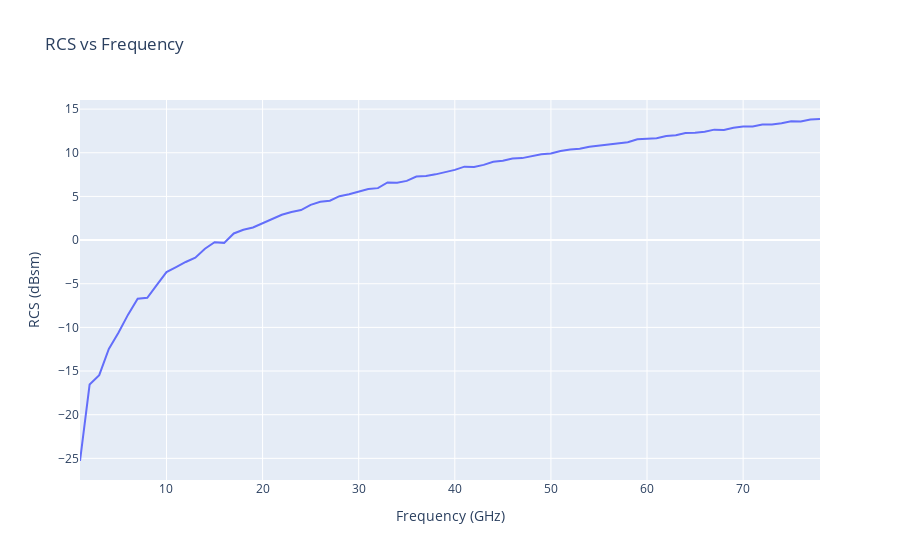

Here is the notebook cell this chart was saved with:
### Markdown cell above
_Plot RCS vs frequency_

### Code cell
fig = go.Figure()

fig.add_trace(go.Scatter(x=freq/1e9, y=rcs))

fig.update_layout(
    title='RCS vs Frequency',
    yaxis=dict(title='RCS (dBsm)'),
    xaxis=dict(title='Frequency (GHz)', dtick=10),
)

fig.show()

### Figure 1 — Plotly figure (JSON) as saved in the notebook; plotly's stock layout.template omitted (floating-point values rounded to 4 significant figures)
{"data": [{"type": "scatter", "x": [1, 2, 3, 4, 5, 6, 7, 8, 9, 10, 11, 12, 13, 14, 15, 16, 17, 18, 19, 20, 21, 22, 23, 24, 25, 26, 27, 28, 29, 30, 31, 32, 33, 34, 35, 36, 37, 38, 39, 40, 41, 42, 43, 44, 45, 46, 47, 48, 49, 50, 51, 52, 53, 54, 55, 56, 57, 58, 59, 60, 61, 62, 63, 64, 65, 66, 67, 68, 69, 70, 71, 72, 73, 74, 75, 76, 77, 78], "y": [-25.3, -16.54, -15.48, -12.46, -10.62, -8.538, -6.718, -6.615, -5.123, -3.672, -3.101, -2.508, -2.015, -0.9913, -0.2425, -0.3194, 0.7569, 1.186, 1.447, 1.941, 2.42, 2.898, 3.215, 3.436, 4.034, 4.393, 4.503, 5.026, 5.249, 5.528, 5.845, 5.951, 6.606, 6.575, 6.778, 7.284, 7.337, 7.528, 7.801, 8.042, 8.409, 8.367, 8.612, 8.97, 9.081, 9.339, 9.389, 9.655, 9.841, 9.926, 10.21, 10.38, 10.45, 10.7, 10.84, 10.97, 11.13, 11.2, 11.54, 11.58, 11.66, 11.91, 12.0, 12.27, 12.29, 12.41, 12.65, 12.61, 12.86, 13.0, 13.02, 13.23, 13.23, 13.39, 13.6, 13.57, 13.8, 13.87]}], "layout": {"title": {"text": "RCS vs Frequency"}, "xaxis": {"dtick": 10, "title": {"text": "Frequency (GHz)"}}, "yaxis": {"title": {"text": "RCS (dBsm)"}}}}
